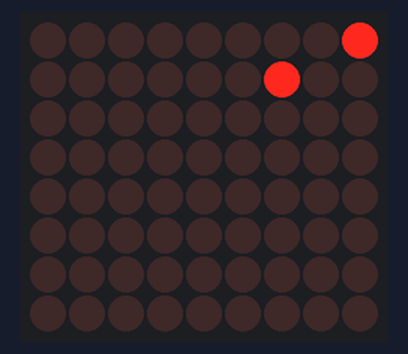
Simulated run of this sketch. Board: ESP32. Parts: 9×8 LED matrix. Wiring (inferred from the names in the program): LED matrix (orientation assumed): rows GPIO 4, GPIO 5, GPIO 13, GPIO 14, GPIO 16, GPIO 17, GPIO 18, GPIO 19; columns GPIO 21, GPIO 22, GPIO 23, GPIO 25, GPIO 26, GPIO 27, GPIO 32, GPIO 33, GPIO 34. Random numbers use the default seed unless the sketch sets one.

Above: at 0.41 s.
At 4.22 s:
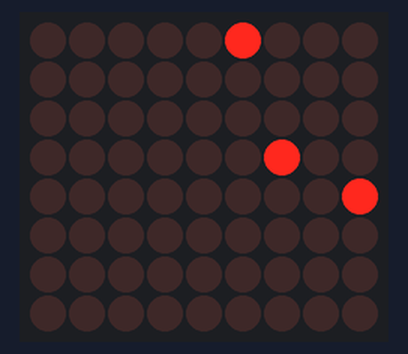
At 9.58 s:
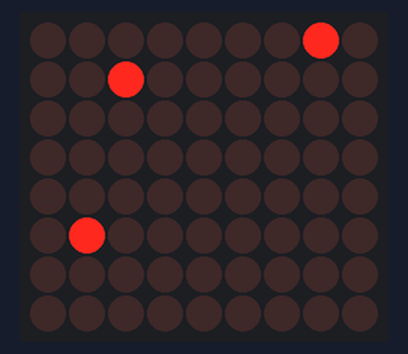
At 20.02 s:
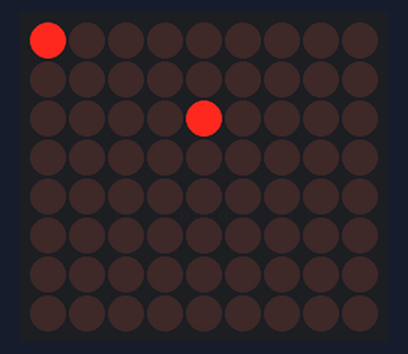
At 29.89 s:
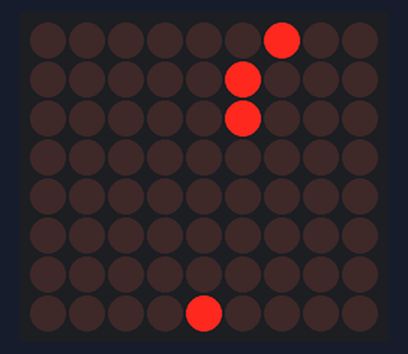
At 39.92 s:
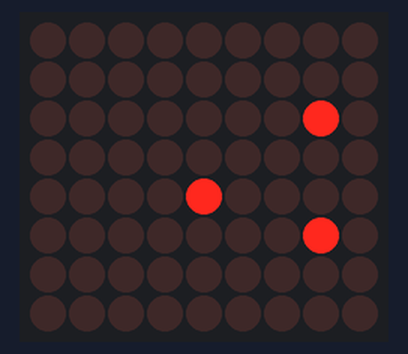

The sketch:

Apple_Code.ino
```cpp
const uint8_t ROW_PINS[8] = {4, 5, 13, 14, 16, 17, 18, 19};
const uint8_t COL_PINS[9] = {21, 22, 23, 25, 26, 27, 32, 33, 34};

uint8_t framebuff[9] = {0};


inline void setPixel(int8_t x, int8_t y, bool on) {
  if (x < 0 || x >= 9 || y < 0 || y >= 8) return;
  if (on) framebuff[x] |= (1 << y);
  else framebuff[x] &= ~(1 << y);
}

void clearFrame() {
  for (int i = 0; i < 9; i++) framebuff[i] = 0;
}

volatile uint8_t currentCol = 0;
hw_timer_t* refreshTimer = nullptr;

void IRAM_ATTR refreshISR() {
  for (int c = 0; c < 9; c++) digitalWrite(COL_PINS[c], HIGH);

  uint8_t bits = framebuff[currentCol];
  for (int r = 0; r < 8; r++) {
    digitalWrite(ROW_PINS[r], (bits >> r) & 1 ? HIGH : LOW);
  }

  digitalWrite(COL_PINS[currentCol], LOW);

  currentCol = (currentCol + 1) % 9;
}


const int MAX_DROPS = 6;

struct Drop { int8_t x; int8_t y; };
Drop Drops[MAX_DROPS];

void initRain() {
  for (int i = 0; i < MAX_DROPS; i++) Drops[i] = {-1, -1};
}

void stepRain() {
  clearFrame();
  for (int i = 0; i < MAX_DROPS; i++) {
    if (Drops[i].y < 0) {


      if (random(0,4) == 0) {
        Drops[i].x = random(0,9);
        Drops[i].y = 0;
      }
    } else {
      Drops[i].y++;
      if (Drops[i].y >= 8) Drops[i].y = -1;
    }
    if (Drops[i].y >= 0) setPixel(Drops[i].x, Drops[i].y, true);
  };
};

void setup() {
  for (int r = 0; r < 8; r++) {
    pinMode(ROW_PINS[r], OUTPUT);
    digitalWrite(ROW_PINS[r], LOW);
  }

  for (int c = 0; c < 9; c++) {
    pinMode(COL_PINS[c], OUTPUT);
    digitalWrite(COL_PINS[c], HIGH);
  }


refreshTimer = timerBegin(0, 80, true);
timerAttachInterrupt(refreshTimer, &refreshISR, true);
timerAlarmWrite(refreshTimer, 1000, true);
timerAlarmEnable(refreshTimer);

randomSeed(esp_random());
initRain();

}


void loop() {
  static uint32_t lastStep = 0;
  const uint32_t STEP_INTERVALS_MS = 140;

  if (millis() - lastStep > STEP_INTERVALS_MS) {
    lastStep = millis();
    stepRain();
  }
}
```
